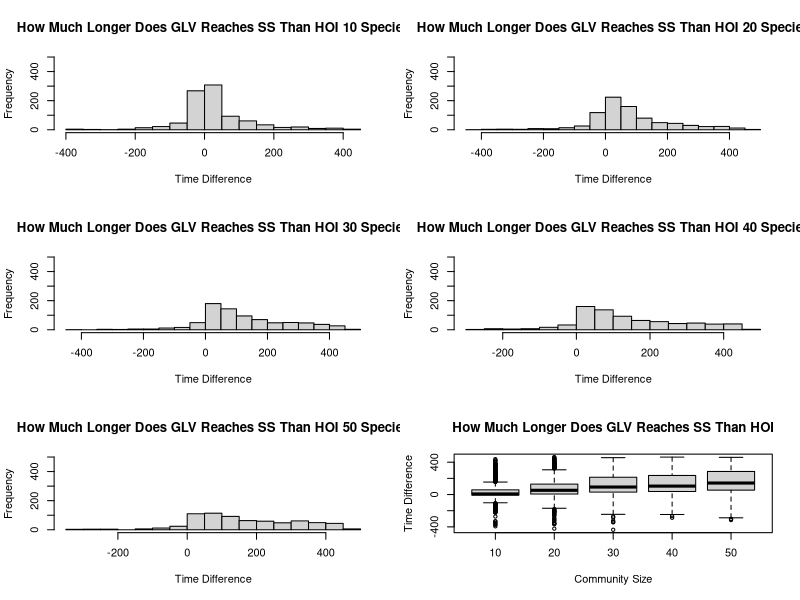

R code for this plot:
#Read HOI_SSN and GLV_SSN matrices: 1000 simulation (row) of time when species reached steady state (column). N refers to community size of simulation
HOI_SS10 = read.csv('HOI_SS10.csv')
HOI_SS20 = read.csv('HOI_SS20.csv')
HOI_SS30 = read.csv('HOI_SS30.csv')
HOI_SS40 = read.csv('HOI_SS40.csv')
HOI_SS50 = read.csv('HOI_SS50.csv')
GLV_SS10 = read.csv('GLV_SS10.csv')
GLV_SS20 = read.csv('GLV_SS20.csv')
GLV_SS30 = read.csv('GLV_SS30.csv')
GLV_SS40 = read.csv('GLV_SS40.csv')
GLV_SS50 = read.csv('GLV_SS50.csv')

HOI_list = list(HOI_SS10,HOI_SS20,HOI_SS30,HOI_SS40,HOI_SS50)
GLV_list = list(GLV_SS10,GLV_SS20,GLV_SS30,GLV_SS40,GLV_SS50)

CommunitySteadyStateDF <- data.frame()

#Loop through HOI_SS10, HOI_SS20...GLV_SS10, GLV_SS20...
for (item in 1:length(HOI_list)) {
  
  HOI = HOI_list[[item]]
  GLV = GLV_list[[item]]
  
  numOfEntries = nrow(HOI)
  
  #CommunitySteadyStateTime to store the time when the whole community has reached steady state
  CommunitySteadyStateTime <- matrix(nrow = numOfEntries, ncol = 3)
  colnames(CommunitySteadyStateTime) <- c('CommunitySize', 'SteadyStateTimeHOI', 'SteadyStateTimeGLV')
  
  for (i in 1:numOfEntries) {
    HOINA <- any(is.na(HOI[i,]))
    GLVNA <- any(is.na(GLV[i,]))
    #If there is NA in a particular row, for wither HOI or GLV, this community combination did not reach SS within integration time. Move to next row
    if (!HOINA & !GLVNA) {
      #If no NA in both HOI and GLV (for that row, both model reached steady state)
      CommunitySteadyStateTime[i,1] <- item * 10
      CommunitySteadyStateTime[i,2] <- max(HOI[i,2:ncol(HOI)])
      CommunitySteadyStateTime[i,3] <- max(GLV[i,2:ncol(GLV)])
    }
    else{
      CommunitySteadyStateTime[i,1] <- item * 10
      CommunitySteadyStateTime[i,2] <- NA
      CommunitySteadyStateTime[i,3] <- NA
    }
  }
  #Finished looping through an HOI_SSN and GLV_SSN, store the CommunitySteadyStateTime vector to a list
  CommunitySteadyStateDF <-  rbind(CommunitySteadyStateDF,as.data.frame(CommunitySteadyStateTime))
}

#Calculate the difference of community SS time between GLV model and and HOI model 
CommunitySteadyStateDF$Difference <- CommunitySteadyStateDF$SteadyStateTimeGLV - CommunitySteadyStateDF$SteadyStateTimeHOI

#plot
par(mfrow = c(3,2))
#plot histogram for Community Steady State time difference for each of the community size 
hist(CommunitySteadyStateDF[CommunitySteadyStateDF$CommunitySize == 10,4], main = 'How Much Longer Does GLV Reaches SS Than HOI 10 Species', xlab = 'Time Difference', ylim = c(0,500), breaks = 18)
hist(CommunitySteadyStateDF[CommunitySteadyStateDF$CommunitySize == 20,4], main = 'How Much Longer Does GLV Reaches SS Than HOI 20 Species', xlab = 'Time Difference', ylim = c(0,500), breaks = 18)
hist(CommunitySteadyStateDF[CommunitySteadyStateDF$CommunitySize == 30,4], main = 'How Much Longer Does GLV Reaches SS Than HOI 30 Species', xlab = 'Time Difference', ylim = c(0,500), breaks = 18)
hist(CommunitySteadyStateDF[CommunitySteadyStateDF$CommunitySize == 40,4], main = 'How Much Longer Does GLV Reaches SS Than HOI 40 Species', xlab = 'Time Difference', ylim = c(0,500), breaks = 18)
hist(CommunitySteadyStateDF[CommunitySteadyStateDF$CommunitySize == 50,4], main = 'How Much Longer Does GLV Reaches SS Than HOI 50 Species', xlab = 'Time Difference', ylim = c(0,500), breaks = 18)
#plot boxplotboxplot(SteadyStateTime~CommunitySize ,data = CommunitySteadyStateDF)Differences
boxplot(Difference~CommunitySize ,data = CommunitySteadyStateDF, main = 'How Much Longer Does GLV Reaches SS Than HOI', xlab = 'Community Size', ylab = 'Time Difference')
